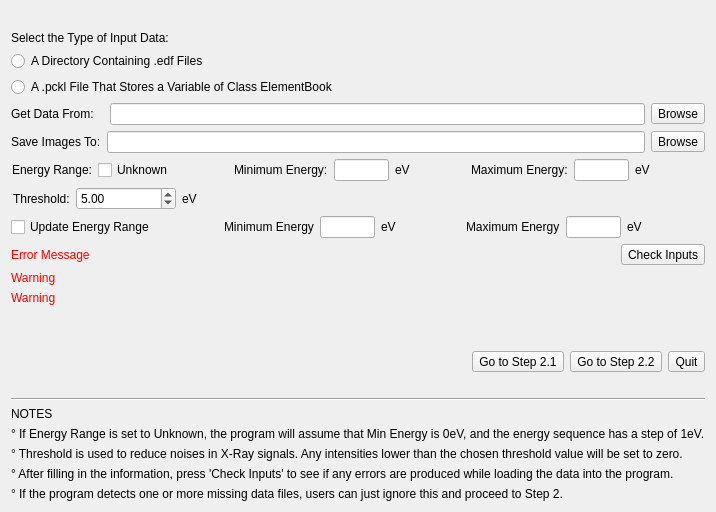
      <widget class="QWidget" name="tab_step1">
       <attribute name="title">
        <string>Step 1: Prepare Data</string>
       </attribute>
       <layout class="QVBoxLayout" name="verticalLayout_3">
        <item>
         <spacer name="horizontalSpacer1">
          <property name="orientation">
           <enum>Qt::Horizontal</enum>
          </property>
          <property name="sizeHint" stdset="0">
           <size>
            <width>40</width>
            <height>20</height>
           </size>
          </property>
         </spacer>
        </item>
        <item>
         <layout class="QHBoxLayout" name="horizontalLayout17">
          <item>
           <widget class="QLabel" name="label30">
            <property name="text">
             <string>Select the Type of Input Data:</string>
            </property>
           </widget>
          </item>
         </layout>
        </item>
        <item>
         <widget class="QRadioButton" name="radioButton_directory">
          <property name="text">
           <string>A Directory Containing .edf Files</string>
          </property>
         </widget>
        </item>
        <item>
         <widget class="QRadioButton" name="radioButton_pckl">
          <property name="text">
           <string>A .pckl File That Stores a Variable of Class ElementBook</string>
          </property>
         </widget>
        </item>
        <item>
         <layout class="QHBoxLayout" name="horizontalLayout1">
          <item>
           <widget class="QLabel" name="label1">
            <property name="sizePolicy">
             <sizepolicy hsizetype="Maximum" vsizetype="Preferred">
              <horstretch>0</horstretch>
              <verstretch>0</verstretch>
             </sizepolicy>
            </property>
            <property name="maximumSize">
             <size>
              <width>98</width>
              <height>16777215</height>
             </size>
            </property>
            <property name="text">
             <string>Get Data From:   </string>
            </property>
           </widget>
          </item>
          <item>
           <widget class="QLineEdit" name="lineEdit_path1"/>
          </item>
          <item>
           <widget class="QToolButton" name="toolButton_browse1">
            <property name="text">
             <string>Browse</string>
            </property>
           </widget>
          </item>
         </layout>
        </item>
        <item>
         <layout class="QHBoxLayout" name="horizontalLayout2">
          <item>
           <widget class="QLabel" name="label2">
            <property name="sizePolicy">
             <sizepolicy hsizetype="Preferred" vsizetype="Preferred">
              <horstretch>0</horstretch>
              <verstretch>0</verstretch>
             </sizepolicy>
            </property>
            <property name="maximumSize">
             <size>
              <width>100</width>
              <height>16777215</height>
             </size>
            </property>
            <property name="text">
             <string>Save Images To:</string>
            </property>
           </widget>
          </item>
          <item>
           <widget class="QLineEdit" name="lineEdit_path2"/>
          </item>
          <item>
           <widget class="QToolButton" name="toolButton_browse2">
            <property name="text">
             <string>Browse</string>
            </property>
           </widget>
          </item>
         </layout>
        </item>
        <item>
         <widget class="QWidget" name="widget_energy" native="true">
          <layout class="QHBoxLayout" name="horizontalLayout3">
           <property name="leftMargin">
            <number>1</number>
           </property>
           <property name="topMargin">
            <number>0</number>
           </property>
           <property name="rightMargin">
            <number>0</number>
           </property>
           <property name="bottomMargin">
            <number>0</number>
           </property>
           <item>
            <widget class="QLabel" name="label3">
             <property name="sizePolicy">
              <sizepolicy hsizetype="Maximum" vsizetype="Preferred">
               <horstretch>0</horstretch>
               <verstretch>0</verstretch>
              </sizepolicy>
             </property>
             <property name="maximumSize">
              <size>
               <width>88</width>
               <height>16777215</height>
              </size>
             </property>
             <property name="text">
              <string>Energy Range:</string>
             </property>
            </widget>
           </item>
           <item>
            <widget class="QCheckBox" name="checkBox_unknown">
             <property name="text">
              <string>Unknown</string>
             </property>
            </widget>
           </item>
           <item>
            <widget class="QWidget" name="widget_energyInputs1" native="true">
             <layout class="QHBoxLayout" name="horizontalLayout_18">
              <property name="leftMargin">
               <number>0</number>
              </property>
              <property name="topMargin">
               <number>0</number>
              </property>
              <property name="rightMargin">
               <number>0</number>
              </property>
              <property name="bottomMargin">
               <number>0</number>
              </property>
              <item>
               <spacer name="horizontalSpacer2">
                <property name="orientation">
                 <enum>Qt::Horizontal</enum>
                </property>
                <property name="sizeHint" stdset="0">
                 <size>
                  <width>40</width>
                  <height>20</height>
                 </size>
                </property>
               </spacer>
              </item>
              <item>
               <widget class="QLabel" name="label4">
                <property name="text">
                 <string>Minimum Energy:</string>
                </property>
               </widget>
              </item>
              <item>
               <widget class="QLineEdit" name="lineEdit_minEnergy1">
                <property name="sizePolicy">
                 <sizepolicy hsizetype="Maximum" vsizetype="Fixed">
                  <horstretch>0</horstretch>
                  <verstretch>0</verstretch>
                 </sizepolicy>
                </property>
                <property name="maximumSize">
                 <size>
                  <width>55</width>
                  <height>16777215</height>
                 </size>
                </property>
               </widget>
              </item>
              <item>
               <widget class="QLabel" name="label5">
                <property name="text">
                 <string>eV</string>
                </property>
               </widget>
              </item>
              <item>
               <spacer name="horizontalSpacer3">
                <property name="orientation">
                 <enum>Qt::Horizontal</enum>
                </property>
                <property name="sizeHint" stdset="0">
                 <size>
                  <width>40</width>
                  <height>20</height>
                 </size>
                </property>
               </spacer>
              </item>
              <item>
               <widget class="QLabel" name="label6">
                <property name="text">
                 <string>Maximum Energy:</string>
                </property>
               </widget>
              </item>
              <item>
               <widget class="QLineEdit" name="lineEdit_maxEnergy1">
                <property name="sizePolicy">
                 <sizepolicy hsizetype="Maximum" vsizetype="Fixed">
                  <horstretch>0</horstretch>
                  <verstretch>0</verstretch>
                 </sizepolicy>
                </property>
                <property name="maximumSize">
                 <size>
                  <width>55</width>
                  <height>16777215</height>
                 </size>
                </property>
               </widget>
              </item>
              <item>
               <widget class="QLabel" name="label7">
                <property name="text">
                 <string>eV</string>
                </property>
               </widget>
              </item>
              <item>
               <spacer name="horizontalSpacer4">
                <property name="orientation">
                 <enum>Qt::Horizontal</enum>
                </property>
                <property name="sizeHint" stdset="0">
                 <size>
                  <width>40</width>
                  <height>20</height>
                 </size>
                </property>
               </spacer>
              </item>
             </layout>
            </widget>
           </item>
          </layout>
         </widget>
        </item>
        <item>
         <widget class="QWidget" name="widget_thresholdData" native="true">
          <layout class="QHBoxLayout" name="horizontalLayout4">
           <property name="leftMargin">
            <number>2</number>
           </property>
           <property name="topMargin">
            <number>0</number>
           </property>
           <property name="rightMargin">
            <number>0</number>
           </property>
           <property name="bottomMargin">
            <number>0</number>
           </property>
           <item>
            <widget class="QLabel" name="label8">
             <property name="text">
              <string>Threshold:</string>
             </property>
            </widget>
           </item>
           <item>
            <widget class="QDoubleSpinBox" name="doubleSpinBox_thresholdData">
             <property name="sizePolicy">
              <sizepolicy hsizetype="Maximum" vsizetype="Fixed">
               <horstretch>30</horstretch>
               <verstretch>0</verstretch>
              </sizepolicy>
             </property>
             <property name="maximumSize">
              <size>
               <width>100</width>
               <height>16777215</height>
              </size>
             </property>
             <property name="maximum">
              <double>120000.000000000000000</double>
             </property>
             <property name="value">
              <double>5.000000000000000</double>
             </property>
            </widget>
           </item>
           <item>
            <widget class="QLabel" name="label9">
             <property name="text">
              <string>eV</string>
             </property>
            </widget>
           </item>
           <item>
            <spacer name="horizontalSpacer5">
             <property name="orientation">
              <enum>Qt::Horizontal</enum>
             </property>
             <property name="sizeHint" stdset="0">
              <size>
               <width>40</width>
               <height>20</height>
              </size>
             </property>
            </spacer>
           </item>
          </layout>
         </widget>
        </item>
        <item>
         <widget class="QWidget" name="widget_updateEnergy" native="true">
          <property name="sizePolicy">
           <sizepolicy hsizetype="Maximum" vsizetype="Preferred">
            <horstretch>0</horstretch>
            <verstretch>0</verstretch>
           </sizepolicy>
          </property>
          <property name="maximumSize">
           <size>
            <width>795</width>
            <height>16777215</height>
           </size>
          </property>
          <layout class="QHBoxLayout" name="horizontalLayout_4">
           <property name="leftMargin">
            <number>0</number>
           </property>
           <property name="topMargin">
            <number>0</number>
           </property>
           <property name="rightMargin">
            <number>0</number>
           </property>
           <property name="bottomMargin">
            <number>0</number>
           </property>
           <item>
            <widget class="QCheckBox" name="checkBox_updateEnergy">
             <property name="text">
              <string>Update Energy Range</string>
             </property>
            </widget>
           </item>
           <item>
            <widget class="QWidget" name="widget_energyInputs2" native="true">
             <layout class="QHBoxLayout" name="horizontalLayout_5">
              <property name="leftMargin">
               <number>0</number>
              </property>
              <property name="topMargin">
               <number>0</number>
              </property>
              <property name="rightMargin">
               <number>0</number>
              </property>
              <property name="bottomMargin">
               <number>0</number>
              </property>
              <item>
               <spacer name="horizontalSpacer24">
                <property name="orientation">
                 <enum>Qt::Horizontal</enum>
                </property>
                <property name="sizeHint" stdset="0">
                 <size>
                  <width>40</width>
                  <height>20</height>
                 </size>
                </property>
               </spacer>
              </item>
              <item>
               <widget class="QLabel" name="label33">
                <property name="text">
                 <string>Minimum Energy</string>
                </property>
               </widget>
              </item>
              <item>
               <widget class="QLineEdit" name="lineEdit_minEnergy2">
                <property name="maximumSize">
                 <size>
                  <width>55</width>
                  <height>16777215</height>
                 </size>
                </property>
               </widget>
              </item>
              <item>
               <widget class="QLabel" name="label34">
                <property name="text">
                 <string>eV</string>
                </property>
               </widget>
              </item>
              <item>
               <spacer name="horizontalSpacer25">
                <property name="orientation">
                 <enum>Qt::Horizontal</enum>
                </property>
                <property name="sizeHint" stdset="0">
                 <size>
                  <width>40</width>
                  <height>20</height>
                 </size>
                </property>
               </spacer>
              </item>
              <item>
               <widget class="QLabel" name="label35">
                <property name="text">
                 <string>Maximum Energy</string>
                </property>
               </widget>
              </item>
              <item>
               <widget class="QLineEdit" name="lineEdit_maxEnergy2">
                <property name="maximumSize">
                 <size>
                  <width>55</width>
                  <height>16777215</height>
                 </size>
                </property>
               </widget>
              </item>
              <item>
               <widget class="QLabel" name="label36">
                <property name="text">
                 <string>eV</string>
                </property>
               </widget>
              </item>
              <item>
               <spacer name="horizontalSpacer26">
                <property name="orientation">
                 <enum>Qt::Horizontal</enum>
                </property>
                <property name="sizeHint" stdset="0">
                 <size>
                  <width>40</width>
                  <height>20</height>
                 </size>
                </property>
               </spacer>
              </item>
             </layout>
            </widget>
           </item>
          </layout>
         </widget>
        </item>
        <item>
         <layout class="QHBoxLayout" name="horizontalLayout5">
          <item>
           <widget class="QLabel" name="label_error">
            <property name="styleSheet">
             <string notr="true">color: rgb(255, 0, 0);</string>
            </property>
            <property name="text">
             <string>Error Message</string>
            </property>
           </widget>
          </item>
          <item>
           <widget class="QToolButton" name="toolButton_checkInputs">
            <property name="text">
             <string>Check Inputs</string>
            </property>
           </widget>
          </item>
         </layout>
        </item>
        <item>
         <layout class="QHBoxLayout" name="horizontalLayout19">
          <item>
           <widget class="QLabel" name="label_warning1">
            <property name="styleSheet">
             <string notr="true">color: rgb(255, 0, 0);</string>
            </property>
            <property name="text">
             <string>Warning</string>
            </property>
           </widget>
          </item>
         </layout>
        </item>
        <item>
         <layout class="QHBoxLayout" name="horizontalLayout20">
          <item>
           <widget class="QLabel" name="label_warning2">
            <property name="styleSheet">
             <string notr="true">color: rgb(255, 0, 0);</string>
            </property>
            <property name="text">
             <string>Warning</string>
            </property>
           </widget>
          </item>
         </layout>
        </item>
        <item>
         <spacer name="verticalSpacer6">
          <property name="orientation">
           <enum>Qt::Vertical</enum>
          </property>
          <property name="sizeHint" stdset="0">
           <size>
            <width>20</width>
            <height>40</height>
           </size>
          </property>
         </spacer>
        </item>
        <item>
         <layout class="QHBoxLayout" name="horizontalLayout6">
          <item>
           <spacer name="horizontalSpacer7">
            <property name="orientation">
             <enum>Qt::Horizontal</enum>
            </property>
            <property name="sizeHint" stdset="0">
             <size>
              <width>40</width>
              <height>20</height>
             </size>
            </property>
           </spacer>
          </item>
          <item>
           <widget class="QToolButton" name="toolButton_1to21">
            <property name="text">
             <string>Go to Step 2.1</string>
            </property>
           </widget>
          </item>
          <item>
           <widget class="QToolButton" name="toolButton_1to22">
            <property name="text">
             <string>Go to Step 2.2</string>
            </property>
           </widget>
          </item>
          <item>
           <widget class="QToolButton" name="toolButton_quit1">
            <property name="text">
             <string>Quit</string>
            </property>
           </widget>
          </item>
         </layout>
        </item>
        <item>
         <spacer name="horizontalSpacer22">
          <property name="orientation">
           <enum>Qt::Horizontal</enum>
          </property>
          <property name="sizeHint" stdset="0">
           <size>
            <width>40</width>
            <height>20</height>
           </size>
          </property>
         </spacer>
        </item>
        <item>
         <widget class="Line" name="line">
          <property name="orientation">
           <enum>Qt::Horizontal</enum>
          </property>
         </widget>
        </item>
        <item>
         <layout class="QHBoxLayout" name="horizontalLayout18">
          <item>
           <widget class="QLabel" name="label10">
            <property name="text">
             <string>NOTES</string>
            </property>
           </widget>
          </item>
         </layout>
        </item>
        <item>
         <widget class="QLabel" name="label11">
          <property name="text">
           <string>° If Energy Range is set to Unknown, the program will assume that Min Energy is 0eV, and the energy sequence has a step of 1eV.</string>
          </property>
         </widget>
        </item>
        <item>
         <widget class="QLabel" name="label12">
          <property name="text">
           <string>° Threshold is used to reduce noises in X-Ray signals. Any intensities lower than the chosen threshold value will be set to zero.</string>
          </property>
         </widget>
        </item>
        <item>
         <widget class="QLabel" name="label13">
          <property name="text">
           <string>° After filling in the information, press 'Check Inputs' to see if any errors are produced while loading the data into the program.</string>
          </property>
         </widget>
        </item>
        <item>
         <widget class="QLabel" name="label14">
          <property name="text">
           <string>° If the program detects one or more missing data files, users can just ignore this and proceed to Step 2.</string>
          </property>
         </widget>
        </item>
       </layout>
      </widget>
